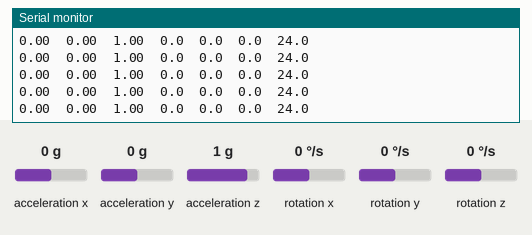
The sketch below on a simulated Arduino Uno, built with avr-gcc and run on an emulated ATmega328P. Parts: the last lines printed to the serial monitor. Wiring (inferred from the names in the program): MPU-6050 motion sensor at I2C address 0x68. The test bench sets the inputs (shaded band); at power-on: acceleration x 0 g, acceleration y 0 g, acceleration z 1 g, rotation x 0 °/s, rotation y 0 °/s, rotation z 0 °/s.

Above: at 1.3 s.
1.4 s: acceleration x set to -1.4 g
At 1.71 s:
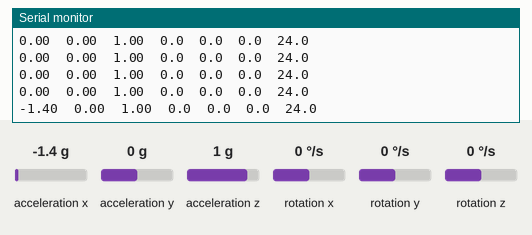
2.9 s: acceleration y set to -1.4 g
At 2.93 s:
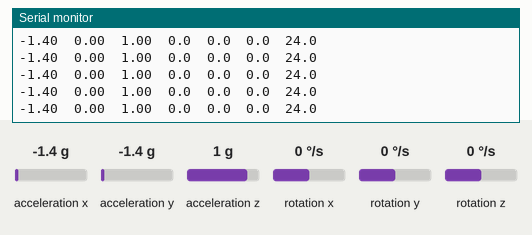
4.4 s: acceleration z set to -1.4 g
At 4.56 s:
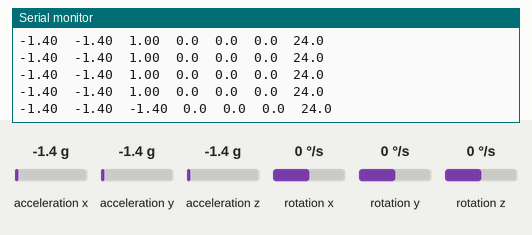
5.9 s: rotation x set to -192 °/s
At 5.99 s:
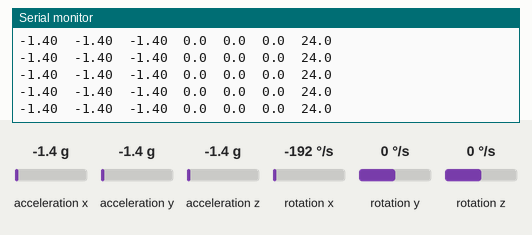
8.9 s: rotation y set to -192 °/s
At 9.05 s:
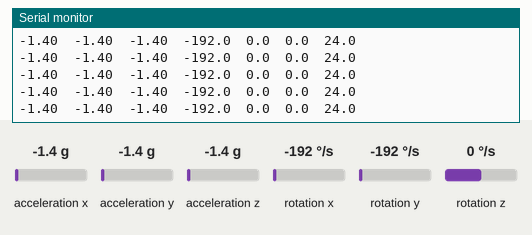
10.4 s: rotation z set to -192 °/s
At 10.48 s:
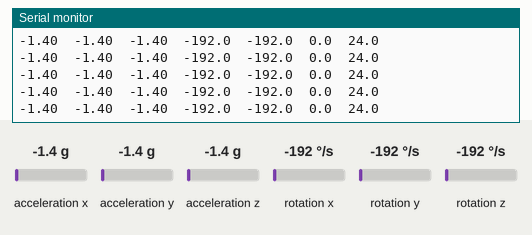

The sketch:

i2c_mpu6050_arduino.ino
```cpp
// Práctica: I2C — Lectura MPU6050 con Arduino UNO / Mega
// Objetivo: Leer acelerómetro y giroscopio del MPU6050 via I2C.
//
// Conexión Arduino UNO / Nano:
//   MPU6050 VCC  -> 3.3V (o 5V — el MPU6050 acepta ambos)
//   MPU6050 GND  -> GND
//   MPU6050 SDA  -> A4
//   MPU6050 SCL  -> A5
//   MPU6050 AD0  -> GND  (dirección 0x68)
//
// Conexión Arduino Mega:
//   MPU6050 SDA  -> Pin 20
//   MPU6050 SCL  -> Pin 21

#include <Wire.h>

const int MPU_ADDR = 0x68;

int16_t ax, ay, az;
int16_t gx, gy, gz;
int16_t temp_raw;

void setup() {
  Serial.begin(9600);
  Wire.begin();

  // Despertar el MPU6050
  Wire.beginTransmission(MPU_ADDR);
  Wire.write(0x6B);  // Registro PWR_MGMT_1
  Wire.write(0x00);  // 0 = despertar
  Wire.endTransmission();

  delay(100);

  Serial.println("=== MPU6050 + Arduino ===");
  Serial.println("Ax\tAy\tAz\tGx\tGy\tGz\tTemp(C)");
}

void leerMPU() {
  Wire.beginTransmission(MPU_ADDR);
  Wire.write(0x3B);  // Registro ACCEL_XOUT_H
  Wire.endTransmission(false);
  Wire.requestFrom(MPU_ADDR, 14, true);

  ax       = (Wire.read() << 8) | Wire.read();
  ay       = (Wire.read() << 8) | Wire.read();
  az       = (Wire.read() << 8) | Wire.read();
  temp_raw = (Wire.read() << 8) | Wire.read();
  gx       = (Wire.read() << 8) | Wire.read();
  gy       = (Wire.read() << 8) | Wire.read();
  gz       = (Wire.read() << 8) | Wire.read();
}

void loop() {
  leerMPU();

  float accel_x = ax / 16384.0;
  float accel_y = ay / 16384.0;
  float accel_z = az / 16384.0;
  float gyro_x  = gx / 131.0;
  float gyro_y  = gy / 131.0;
  float gyro_z  = gz / 131.0;
  float temp_c  = (temp_raw / 340.0) + 36.53;

  Serial.print(accel_x, 2); Serial.print("\t");
  Serial.print(accel_y, 2); Serial.print("\t");
  Serial.print(accel_z, 2); Serial.print("\t");
  Serial.print(gyro_x, 1);  Serial.print("\t");
  Serial.print(gyro_y, 1);  Serial.print("\t");
  Serial.print(gyro_z, 1);  Serial.print("\t");
  Serial.println(temp_c, 1);

  delay(200);
}
```

Measured:
- after the input at 1.4 s, the serial monitor: prints a new line after 0.15 s (image 1)
- after the input at 4.4 s, the serial monitor: prints a new line at once (image 3)
